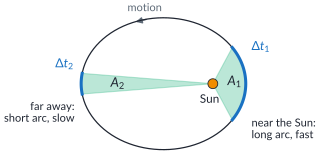

Source code (Python):
"""Kepler's second law: equal areas in equal times (to scale, e = 0.6).

Run:  python3 -I src/mod5/figures/ch4_equalareas.py
Makes ch4_equalareas.pdf next to this script.
The two shaded sectors are swept in the same time (8 % of one period each).
Positions come from Kepler's equation M = E - e sin E, so the areas are exact.
"""
import sys
import pathlib

sys.dont_write_bytecode = True
HERE = pathlib.Path(__file__).resolve().parent
sys.path.insert(0, str(HERE.parents[1] / "common"))
import hscplot                                            # noqa: E402

import numpy as np                                        # noqa: E402
from matplotlib.patches import Polygon, Circle, FancyArrowPatch  # noqa: E402

a, e = 1.0, 0.6
b = a * np.sqrt(1 - e**2)
frac = 0.08                       # fraction of the period for each sector


def solve_E(M):
    E = M.copy() if hasattr(M, "copy") else M
    for _ in range(60):
        E = E - (E - e * np.sin(E) - M) / (1 - e * np.cos(E))
    return E


def pos(E):
    # Sun (focus) at the origin, perihelion on the +x side
    return a * (np.cos(E) - e), b * np.sin(E)


def sector(M1, M2, n=120):
    M = np.linspace(M1, M2, n)
    x, y = pos(solve_E(M))
    pts = np.column_stack([np.r_[0, x], np.r_[0, y]])
    return pts, x, y


# area check (shoelace)
def area(pts):
    x, y = pts[:, 0], pts[:, 1]
    return 0.5 * abs(np.dot(x, np.roll(y, -1)) - np.dot(y, np.roll(x, -1)))


d = 2 * np.pi * frac
p1, x1, y1 = sector(-d / 2, d / 2)
p2, x2, y2 = sector(np.pi - d / 2, np.pi + d / 2)
print("areas:", area(p1), area(p2), "exact:", frac * np.pi * a * b)

fig, ax = hscplot.figure(width_mm=84, height_mm=52)
ax.set_aspect("equal")
ax.axis("off")
E = np.linspace(0, 2 * np.pi, 400)
X, Y = pos(E)
ax.plot(X, Y, color=hscplot.INK, lw=0.9)
for p in (p1, p2):
    ax.add_patch(Polygon(p, closed=True, facecolor=hscplot.SERIES[2], alpha=0.30, edgecolor=hscplot.SERIES[2], lw=0.8))
# thicker arcs showing the path travelled in each time interval
ax.plot(x1, y1, color=hscplot.VELOCITY, lw=2.2)
ax.plot(x2, y2, color=hscplot.VELOCITY, lw=2.2)
# Sun
ax.add_patch(Circle((0, 0), 0.06, facecolor=hscplot.RAY, edgecolor=hscplot.INK, lw=0.6, zorder=5))
ax.text(-0.04, -0.12, "Sun", ha="center", va="top", fontsize=8.5, color=hscplot.INK)
# labels
ax.text(0.27, 0.02, "$A_1$", fontsize=9.5, ha="center", va="center", color=hscplot.INK)
ax.text(-1.15, 0.0, "$A_2$", fontsize=9.5, ha="center", va="center", color=hscplot.INK)
ax.text(0.47, 0.40, "$\\Delta t_1$", fontsize=9, color=hscplot.VELOCITY, ha="left")
ax.text(-1.68, 0.19, "$\\Delta t_2$", fontsize=9, color=hscplot.VELOCITY, ha="right")
ax.text(0.47, -0.42, "near the Sun:\nlong arc, fast", fontsize=8, color=hscplot.INK, ha="left", va="top")
ax.text(-1.68, -0.22, "far away:\nshort arc, slow", fontsize=8, color=hscplot.INK, ha="right", va="top")
# direction of motion (anticlockwise) on the top of the orbit
Et = np.array([1.75, 1.95])
xt, yt = pos(Et)
ax.add_patch(FancyArrowPatch((xt[0], yt[0] + 0.0), (xt[1], yt[1]), arrowstyle="-|>", mutation_scale=9,
                             color=hscplot.MUTED, lw=1.0))
ax.text(xt[0] - 0.05, yt[0] + 0.07, "motion", fontsize=8, color=hscplot.MUTED, ha="center", va="bottom")
ax.set_xlim(-2.1, 1.0)
ax.set_ylim(-0.9, 0.95)
hscplot.save(fig, __file__)
